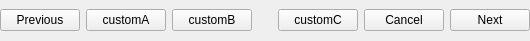
<?xml version="1.0" encoding="UTF-8"?>
<ui version="4.0">
 <class>RsaToolbox::WizardButtons</class>
 <widget class="QWidget" name="RsaToolbox::WizardButtons">
  <property name="geometry">
   <rect>
    <x>0</x>
    <y>0</y>
    <width>530</width>
    <height>41</height>
   </rect>
  </property>
  <property name="windowTitle">
   <string>Form</string>
  </property>
  <layout class="QHBoxLayout" name="horizontalLayout_3">
   <property name="spacing">
    <number>0</number>
   </property>
   <property name="leftMargin">
    <number>0</number>
   </property>
   <property name="topMargin">
    <number>0</number>
   </property>
   <property name="rightMargin">
    <number>0</number>
   </property>
   <property name="bottomMargin">
    <number>0</number>
   </property>
   <item>
    <widget class="QWidget" name="leftButtons" native="true">
     <layout class="QHBoxLayout" name="horizontalLayout">
      <property name="leftMargin">
       <number>0</number>
      </property>
      <property name="topMargin">
       <number>0</number>
      </property>
      <property name="rightMargin">
       <number>3</number>
      </property>
      <property name="bottomMargin">
       <number>0</number>
      </property>
      <item>
       <widget class="QPushButton" name="previous">
        <property name="sizePolicy">
         <sizepolicy hsizetype="Preferred" vsizetype="Fixed">
          <horstretch>0</horstretch>
          <verstretch>0</verstretch>
         </sizepolicy>
        </property>
        <property name="text">
         <string>Previous</string>
        </property>
       </widget>
      </item>
      <item>
       <widget class="QPushButton" name="customA">
        <property name="text">
         <string>customA</string>
        </property>
       </widget>
      </item>
      <item>
       <widget class="QPushButton" name="customB">
        <property name="text">
         <string>customB</string>
        </property>
       </widget>
      </item>
     </layout>
    </widget>
   </item>
   <item>
    <spacer name="horizontalSpacer">
     <property name="orientation">
      <enum>Qt::Horizontal</enum>
     </property>
     <property name="sizeHint" stdset="0">
      <size>
       <width>47</width>
       <height>20</height>
      </size>
     </property>
    </spacer>
   </item>
   <item>
    <widget class="QWidget" name="rightButtons" native="true">
     <layout class="QHBoxLayout" name="horizontalLayout_2">
      <property name="leftMargin">
       <number>3</number>
      </property>
      <property name="topMargin">
       <number>0</number>
      </property>
      <property name="rightMargin">
       <number>0</number>
      </property>
      <property name="bottomMargin">
       <number>0</number>
      </property>
      <item>
       <widget class="QPushButton" name="customC">
        <property name="sizePolicy">
         <sizepolicy hsizetype="Preferred" vsizetype="Fixed">
          <horstretch>0</horstretch>
          <verstretch>0</verstretch>
         </sizepolicy>
        </property>
        <property name="text">
         <string>customC</string>
        </property>
       </widget>
      </item>
      <item>
       <widget class="QPushButton" name="cancel">
        <property name="sizePolicy">
         <sizepolicy hsizetype="Preferred" vsizetype="Fixed">
          <horstretch>0</horstretch>
          <verstretch>0</verstretch>
         </sizepolicy>
        </property>
        <property name="text">
         <string>Cancel</string>
        </property>
       </widget>
      </item>
      <item>
       <widget class="QPushButton" name="next">
        <property name="sizePolicy">
         <sizepolicy hsizetype="Preferred" vsizetype="Fixed">
          <horstretch>0</horstretch>
          <verstretch>0</verstretch>
         </sizepolicy>
        </property>
        <property name="text">
         <string>Next</string>
        </property>
       </widget>
      </item>
     </layout>
    </widget>
   </item>
  </layout>
 </widget>
 <resources/>
 <connections/>
</ui>
